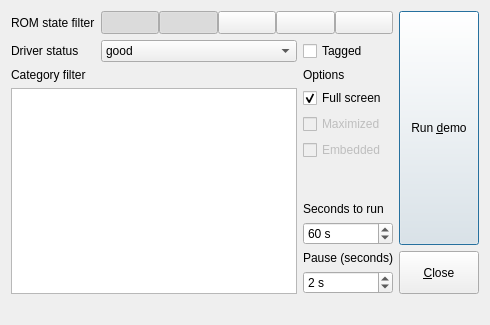
<?xml version="1.0" encoding="UTF-8"?>
<ui version="4.0">
 <class>DemoModeDialog</class>
 <widget class="QDialog" name="DemoModeDialog">
  <property name="geometry">
   <rect>
    <x>0</x>
    <y>0</y>
    <width>428</width>
    <height>290</height>
   </rect>
  </property>
  <property name="windowTitle">
   <string>Demo mode</string>
  </property>
  <layout class="QGridLayout" name="gridLayout">
   <item row="13" column="2">
    <widget class="QSpinBox" name="spinBoxSecondsToRun">
     <property name="toolTip">
      <string>Number of seconds to run an emulator in demo mode</string>
     </property>
     <property name="suffix">
      <string> s</string>
     </property>
     <property name="maximum">
      <number>999999</number>
     </property>
     <property name="value">
      <number>60</number>
     </property>
    </widget>
   </item>
   <item row="12" column="2">
    <widget class="QLabel" name="labelSecondsToRun">
     <property name="sizePolicy">
      <sizepolicy hsizetype="Fixed" vsizetype="Preferred">
       <horstretch>0</horstretch>
       <verstretch>0</verstretch>
      </sizepolicy>
     </property>
     <property name="text">
      <string>Seconds to run</string>
     </property>
    </widget>
   </item>
   <item row="0" column="1" colspan="2">
    <layout class="QHBoxLayout" name="horizontalLayout">
     <property name="spacing">
      <number>0</number>
     </property>
     <item>
      <widget class="QToolButton" name="toolButtonSelectC">
       <property name="sizePolicy">
        <sizepolicy hsizetype="Minimum" vsizetype="Fixed">
         <horstretch>0</horstretch>
         <verstretch>0</verstretch>
        </sizepolicy>
       </property>
       <property name="toolTip">
        <string>Select ROM state C (correct)?</string>
       </property>
       <property name="icon">
        <iconset resource="qmc2.qrc">
         <normaloff>:/data/img/sphere_green.png</normaloff>:/data/img/sphere_green.png</iconset>
       </property>
       <property name="checkable">
        <bool>true</bool>
       </property>
       <property name="checked">
        <bool>true</bool>
       </property>
      </widget>
     </item>
     <item>
      <widget class="QToolButton" name="toolButtonSelectM">
       <property name="sizePolicy">
        <sizepolicy hsizetype="Minimum" vsizetype="Fixed">
         <horstretch>0</horstretch>
         <verstretch>0</verstretch>
        </sizepolicy>
       </property>
       <property name="toolTip">
        <string>Select ROM state M (mostly correct)?</string>
       </property>
       <property name="icon">
        <iconset resource="qmc2.qrc">
         <normaloff>:/data/img/sphere_yellowgreen.png</normaloff>:/data/img/sphere_yellowgreen.png</iconset>
       </property>
       <property name="checkable">
        <bool>true</bool>
       </property>
       <property name="checked">
        <bool>true</bool>
       </property>
      </widget>
     </item>
     <item>
      <widget class="QToolButton" name="toolButtonSelectI">
       <property name="sizePolicy">
        <sizepolicy hsizetype="Minimum" vsizetype="Fixed">
         <horstretch>0</horstretch>
         <verstretch>0</verstretch>
        </sizepolicy>
       </property>
       <property name="toolTip">
        <string>Select ROM state I (incorrect)?</string>
       </property>
       <property name="icon">
        <iconset resource="qmc2.qrc">
         <normaloff>:/data/img/sphere_red.png</normaloff>:/data/img/sphere_red.png</iconset>
       </property>
       <property name="checkable">
        <bool>true</bool>
       </property>
      </widget>
     </item>
     <item>
      <widget class="QToolButton" name="toolButtonSelectN">
       <property name="sizePolicy">
        <sizepolicy hsizetype="Minimum" vsizetype="Fixed">
         <horstretch>0</horstretch>
         <verstretch>0</verstretch>
        </sizepolicy>
       </property>
       <property name="toolTip">
        <string>Select ROM state N (not found)?</string>
       </property>
       <property name="icon">
        <iconset resource="qmc2.qrc">
         <normaloff>:/data/img/sphere_grey.png</normaloff>:/data/img/sphere_grey.png</iconset>
       </property>
       <property name="checkable">
        <bool>true</bool>
       </property>
      </widget>
     </item>
     <item>
      <widget class="QToolButton" name="toolButtonSelectU">
       <property name="sizePolicy">
        <sizepolicy hsizetype="Minimum" vsizetype="Fixed">
         <horstretch>0</horstretch>
         <verstretch>0</verstretch>
        </sizepolicy>
       </property>
       <property name="toolTip">
        <string>Select ROM state U (unknown)?</string>
       </property>
       <property name="icon">
        <iconset resource="qmc2.qrc">
         <normaloff>:/data/img/sphere_blue.png</normaloff>:/data/img/sphere_blue.png</iconset>
       </property>
       <property name="checkable">
        <bool>true</bool>
       </property>
      </widget>
     </item>
    </layout>
   </item>
   <item row="16" column="0" colspan="4">
    <widget class="QLabel" name="labelDemoStatus">
     <property name="text">
      <string/>
     </property>
     <property name="alignment">
      <set>Qt::AlignCenter</set>
     </property>
     <property name="wordWrap">
      <bool>true</bool>
     </property>
    </widget>
   </item>
   <item row="0" column="3" rowspan="14">
    <widget class="QPushButton" name="pushButtonRunDemo">
     <property name="sizePolicy">
      <sizepolicy hsizetype="Fixed" vsizetype="Expanding">
       <horstretch>0</horstretch>
       <verstretch>0</verstretch>
      </sizepolicy>
     </property>
     <property name="toolTip">
      <string>Run demo now</string>
     </property>
     <property name="text">
      <string>Run &amp;demo</string>
     </property>
    </widget>
   </item>
   <item row="15" column="2">
    <widget class="QSpinBox" name="spinBoxPauseSeconds">
     <property name="toolTip">
      <string>Number of seconds to pause between emulator runs</string>
     </property>
     <property name="suffix">
      <string> s</string>
     </property>
     <property name="minimum">
      <number>1</number>
     </property>
     <property name="maximum">
      <number>9999</number>
     </property>
     <property name="value">
      <number>2</number>
     </property>
    </widget>
   </item>
   <item row="14" column="2">
    <widget class="QLabel" name="labelPause">
     <property name="sizePolicy">
      <sizepolicy hsizetype="Fixed" vsizetype="Preferred">
       <horstretch>0</horstretch>
       <verstretch>0</verstretch>
      </sizepolicy>
     </property>
     <property name="text">
      <string>Pause (seconds)</string>
     </property>
    </widget>
   </item>
   <item row="0" column="0">
    <widget class="QLabel" name="labelROMStatesToSelect">
     <property name="sizePolicy">
      <sizepolicy hsizetype="Fixed" vsizetype="Preferred">
       <horstretch>0</horstretch>
       <verstretch>0</verstretch>
      </sizepolicy>
     </property>
     <property name="text">
      <string>ROM state filter</string>
     </property>
    </widget>
   </item>
   <item row="14" column="3" rowspan="2">
    <widget class="QPushButton" name="pushButtonClose">
     <property name="sizePolicy">
      <sizepolicy hsizetype="Minimum" vsizetype="MinimumExpanding">
       <horstretch>0</horstretch>
       <verstretch>0</verstretch>
      </sizepolicy>
     </property>
     <property name="toolTip">
      <string>Close this dialog (and stop running demo)</string>
     </property>
     <property name="text">
      <string>&amp;Close</string>
     </property>
    </widget>
   </item>
   <item row="3" column="0" rowspan="13" colspan="2">
    <widget class="QListWidget" name="listWidgetCategoryFilter">
     <property name="sizePolicy">
      <sizepolicy hsizetype="Expanding" vsizetype="Expanding">
       <horstretch>0</horstretch>
       <verstretch>0</verstretch>
      </sizepolicy>
     </property>
     <property name="toolTip">
      <string>Select / deselect the categories you want to include / exclude</string>
     </property>
    </widget>
   </item>
   <item row="2" column="0" colspan="2">
    <widget class="QLabel" name="labelCategoryFilter">
     <property name="sizePolicy">
      <sizepolicy hsizetype="Preferred" vsizetype="Fixed">
       <horstretch>0</horstretch>
       <verstretch>0</verstretch>
      </sizepolicy>
     </property>
     <property name="text">
      <string>Category filter</string>
     </property>
    </widget>
   </item>
   <item row="1" column="0">
    <widget class="QLabel" name="labelDriverStatus">
     <property name="text">
      <string>Driver status</string>
     </property>
    </widget>
   </item>
   <item row="1" column="1">
    <widget class="QComboBox" name="comboBoxDriverStatus">
     <property name="toolTip">
      <string>Choose the driver maturity states for sets to be included in the demo</string>
     </property>
     <item>
      <property name="text">
       <string>good</string>
      </property>
     </item>
     <item>
      <property name="text">
       <string>good + preliminary</string>
      </property>
     </item>
     <item>
      <property name="text">
       <string>good + preliminary + imperfect</string>
      </property>
     </item>
    </widget>
   </item>
   <item row="1" column="2">
    <widget class="QCheckBox" name="checkBoxTagged">
     <property name="toolTip">
      <string>Use only tagged games</string>
     </property>
     <property name="text">
      <string>Tagged</string>
     </property>
    </widget>
   </item>
   <item row="2" column="2">
    <widget class="QLabel" name="labelOptions">
     <property name="text">
      <string>Options</string>
     </property>
    </widget>
   </item>
   <item row="3" column="2">
    <widget class="QCheckBox" name="checkBoxFullScreen">
     <property name="toolTip">
      <string>Start emulators in full screen mode (otherwise use windowed mode)</string>
     </property>
     <property name="text">
      <string>Full screen</string>
     </property>
     <property name="checked">
      <bool>true</bool>
     </property>
    </widget>
   </item>
   <item row="4" column="2">
    <widget class="QCheckBox" name="checkBoxMaximized">
     <property name="enabled">
      <bool>false</bool>
     </property>
     <property name="toolTip">
      <string>Maximize emulators when in windowed mode</string>
     </property>
     <property name="text">
      <string>Maximized</string>
     </property>
    </widget>
   </item>
   <item row="5" column="2">
    <widget class="QCheckBox" name="checkBoxEmbedded">
     <property name="enabled">
      <bool>false</bool>
     </property>
     <property name="toolTip">
      <string>Embed windowed emulators</string>
     </property>
     <property name="text">
      <string>Embedded</string>
     </property>
    </widget>
   </item>
  </layout>
 </widget>
 <tabstops>
  <tabstop>toolButtonSelectC</tabstop>
  <tabstop>toolButtonSelectM</tabstop>
  <tabstop>toolButtonSelectI</tabstop>
  <tabstop>toolButtonSelectN</tabstop>
  <tabstop>toolButtonSelectU</tabstop>
  <tabstop>pushButtonRunDemo</tabstop>
  <tabstop>comboBoxDriverStatus</tabstop>
  <tabstop>checkBoxTagged</tabstop>
  <tabstop>listWidgetCategoryFilter</tabstop>
  <tabstop>checkBoxFullScreen</tabstop>
  <tabstop>checkBoxMaximized</tabstop>
  <tabstop>checkBoxEmbedded</tabstop>
  <tabstop>spinBoxSecondsToRun</tabstop>
  <tabstop>spinBoxPauseSeconds</tabstop>
  <tabstop>pushButtonClose</tabstop>
 </tabstops>
 <resources>
  <include location="qmc2.qrc"/>
 </resources>
 <connections>
  <connection>
   <sender>checkBoxFullScreen</sender>
   <signal>toggled(bool)</signal>
   <receiver>checkBoxMaximized</receiver>
   <slot>setDisabled(bool)</slot>
   <hints>
    <hint type="sourcelabel">
     <x>343</x>
     <y>98</y>
    </hint>
    <hint type="destinationlabel">
     <x>343</x>
     <y>123</y>
    </hint>
   </hints>
  </connection>
  <connection>
   <sender>pushButtonClose</sender>
   <signal>clicked()</signal>
   <receiver>DemoModeDialog</receiver>
   <slot>close()</slot>
   <hints>
    <hint type="sourcelabel">
     <x>423</x>
     <y>249</y>
    </hint>
    <hint type="destinationlabel">
     <x>292</x>
     <y>98</y>
    </hint>
   </hints>
  </connection>
  <connection>
   <sender>checkBoxFullScreen</sender>
   <signal>toggled(bool)</signal>
   <receiver>checkBoxEmbedded</receiver>
   <slot>setDisabled(bool)</slot>
   <hints>
    <hint type="sourcelabel">
     <x>343</x>
     <y>98</y>
    </hint>
    <hint type="destinationlabel">
     <x>343</x>
     <y>148</y>
    </hint>
   </hints>
  </connection>
  <connection>
   <sender>checkBoxTagged</sender>
   <signal>toggled(bool)</signal>
   <receiver>toolButtonSelectC</receiver>
   <slot>setDisabled(bool)</slot>
   <hints>
    <hint type="sourcelabel">
     <x>343</x>
     <y>55</y>
    </hint>
    <hint type="destinationlabel">
     <x>121</x>
     <y>24</y>
    </hint>
   </hints>
  </connection>
  <connection>
   <sender>checkBoxTagged</sender>
   <signal>toggled(bool)</signal>
   <receiver>toolButtonSelectM</receiver>
   <slot>setDisabled(bool)</slot>
   <hints>
    <hint type="sourcelabel">
     <x>343</x>
     <y>55</y>
    </hint>
    <hint type="destinationlabel">
     <x>158</x>
     <y>23</y>
    </hint>
   </hints>
  </connection>
  <connection>
   <sender>checkBoxTagged</sender>
   <signal>toggled(bool)</signal>
   <receiver>toolButtonSelectI</receiver>
   <slot>setDisabled(bool)</slot>
   <hints>
    <hint type="sourcelabel">
     <x>343</x>
     <y>55</y>
    </hint>
    <hint type="destinationlabel">
     <x>191</x>
     <y>27</y>
    </hint>
   </hints>
  </connection>
  <connection>
   <sender>checkBoxTagged</sender>
   <signal>toggled(bool)</signal>
   <receiver>toolButtonSelectN</receiver>
   <slot>setDisabled(bool)</slot>
   <hints>
    <hint type="sourcelabel">
     <x>343</x>
     <y>55</y>
    </hint>
    <hint type="destinationlabel">
     <x>290</x>
     <y>11</y>
    </hint>
   </hints>
  </connection>
  <connection>
   <sender>checkBoxTagged</sender>
   <signal>toggled(bool)</signal>
   <receiver>toolButtonSelectU</receiver>
   <slot>setDisabled(bool)</slot>
   <hints>
    <hint type="sourcelabel">
     <x>343</x>
     <y>55</y>
    </hint>
    <hint type="destinationlabel">
     <x>342</x>
     <y>29</y>
    </hint>
   </hints>
  </connection>
  <connection>
   <sender>checkBoxTagged</sender>
   <signal>toggled(bool)</signal>
   <receiver>listWidgetCategoryFilter</receiver>
   <slot>setDisabled(bool)</slot>
   <hints>
    <hint type="sourcelabel">
     <x>343</x>
     <y>55</y>
    </hint>
    <hint type="destinationlabel">
     <x>134</x>
     <y>165</y>
    </hint>
   </hints>
  </connection>
  <connection>
   <sender>checkBoxTagged</sender>
   <signal>toggled(bool)</signal>
   <receiver>comboBoxDriverStatus</receiver>
   <slot>setDisabled(bool)</slot>
   <hints>
    <hint type="sourcelabel">
     <x>287</x>
     <y>36</y>
    </hint>
    <hint type="destinationlabel">
     <x>219</x>
     <y>42</y>
    </hint>
   </hints>
  </connection>
 </connections>
</ui>
